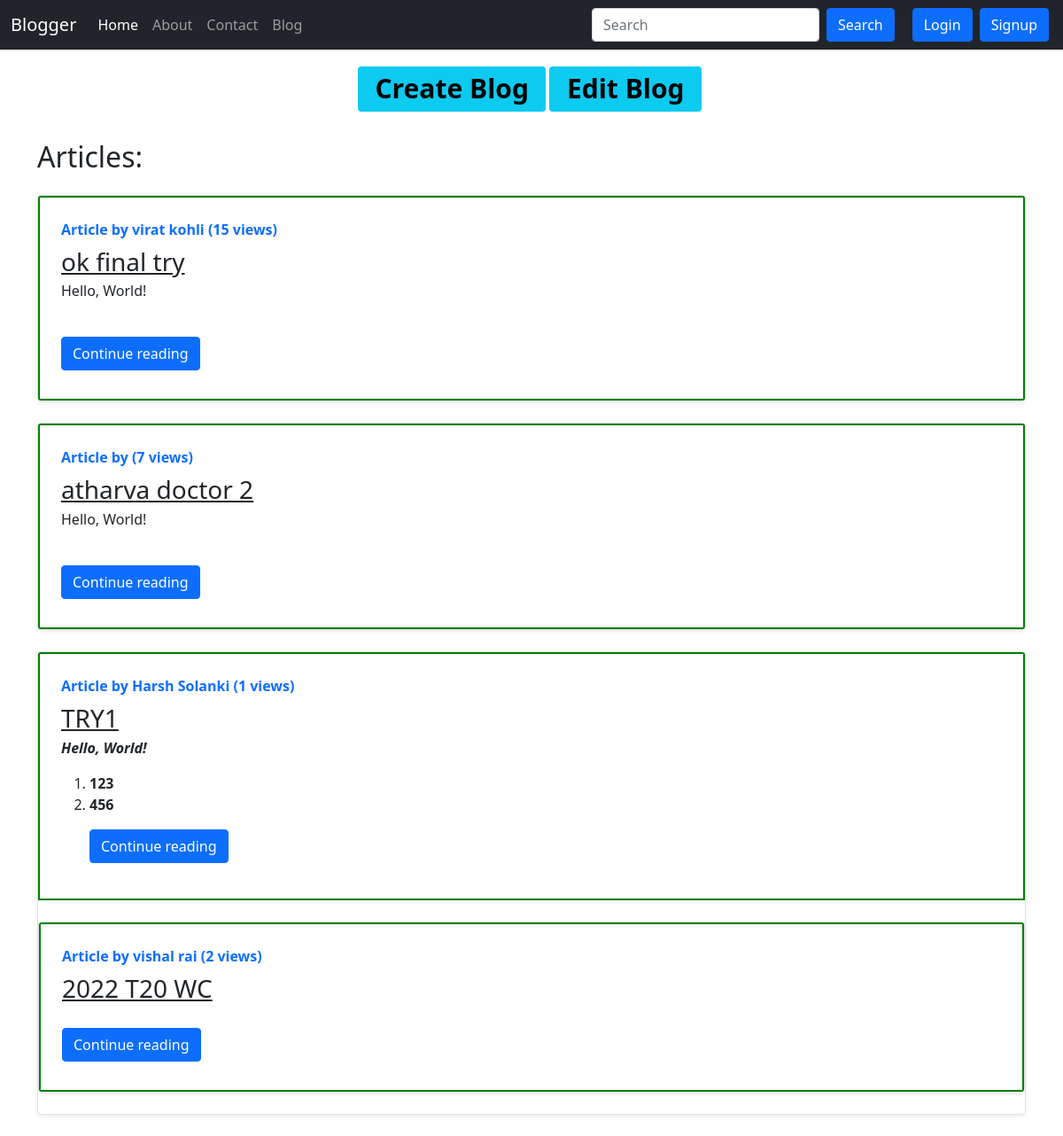
/blog/, run on an earlier commit of the app's database.
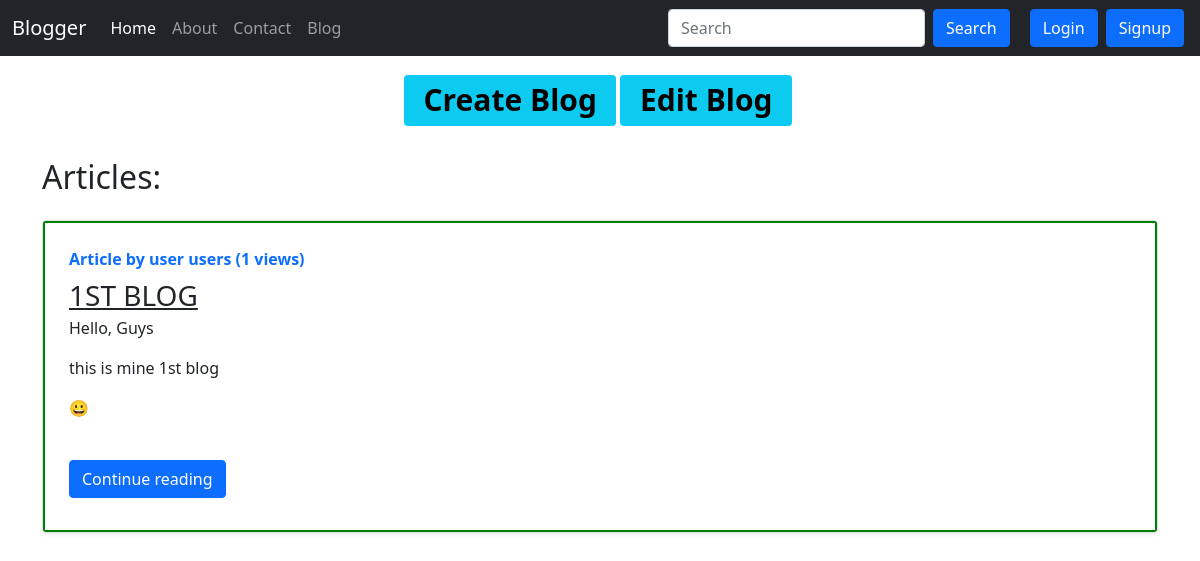
And on a later commit of the database.
### blog/models.py (models this page shows, shortened)
class Post(models.Model):
    sno = models.AutoField(primary_key=True)
    title = models.CharField(max_length=255)
    content = models.TextField()
    author = models.CharField(max_length=20)
    slug = models.CharField(max_length=130)
    views = models.IntegerField(default=0)
    timestamp = models.DateTimeField(blank=True)
    visibility = models.IntegerField(default=1)

### blog/views.py (the view)
# urls.py: path('', views.blogHome, name="blogHome"),
def blogHome(request):
    allPosts = Post.objects.filter(visibility=1)
    context = {
        'allPosts': allPosts,
    }
    return render(request, "blog/blogHome.html", context)

### templates/blog/blogHome.html (shortened to what this page needs)
{% extends 'base.html' %}
{% block blogactive %} active {% endblock blogactive %}
{% block body %}
<div class="d-flex justify-content-center">
  <h1 class="text-center mb-3 my-3"><span class="badge bg-info text-dark "><a href="blogCreate"
    style="text-decoration:none;color:black; ">Create Blog</a></span></h1>
  <h1 class="text-center mb-3 my-3 mx-1"><span class="badge bg-info text-dark "><a href="blogEdit"
              style="text-decoration:none;color:black; ">Edit Blog</a></span></h1>
</div>
<div class="container my-3">
    <h2>Articles:</h2>
    {% for post in allPosts %}
    <div class="row g-0 border rounded overflow-hidden flex-md-row my-4 shadow-sm h-md-250 position-relative" >
        <div class="col p-4 d-flex flex-column position-static" style="border:2px solid green;">
          <strong class="d-inline-block mb-2 text-primary">Article by {{ post.author }}  ({{post.views}} views)</strong>
          <h3 class="mb-0"><a class="text-dark" href="/blog/{{post.slug}}">{{ post.title }}</a></h3>
          <p class="card-text mb-auto"><div class='preview'>{{ post.content|safe| truncatechars:100 }}</div></p>
          <div class="my-2">
          <a href="/blog/{{post.slug}}" role="button" class="btn btn-primary">Continue reading</a>
          </div>
        </div>
      </div>
      {% endfor %}
</div>
{% endblock body %}

### templates/base.html (shortened to what this page needs)
<!doctype html>
<html lang="en">
<head>
  <link href="https://cdn.jsdelivr.net/npm/bootstrap@5.1.3/dist/css/bootstrap.min.css" rel="stylesheet"
>
  <link rel="stylesheet" href="https://cdnjs.cloudflare.com/ajax/libs/font-awesome/4.7.0/css/font-awesome.min.css">
</head>
<body>
  <nav class="navbar navbar-expand-lg navbar-dark bg-dark">
    <div class="container-fluid">
      <a class="navbar-brand" href="/">Blogger</a>
      <div class="collapse navbar-collapse" id="navbarSupportedContent">
        <ul class="navbar-nav me-auto mb-2 mb-lg-0">
          <li class="nav-item {% block homeactive %} {% endblock homeactive %}">
            <a class="nav-link active" aria-current="page" href="/">Home</a>
          </li>
          <li class="nav-item {% block aboutactive %} {% endblock aboutactive %}">
            <a class="nav-link" href="/about">About</a>
          </li>
          <li class="nav-item {% block contactactive %} {% endblock contactactive %}">
            <a class="nav-link" href="/contact">Contact</a>
          </li>
          <li class="nav-item {% block blogactive %} {% endblock blogactive %}">
            <a class="nav-link" href="/blog">Blog</a>
          </li>
        </ul>
        <form method="get" action="/search" class="d-flex my-2 my-lg-0 mx-3">
          <input class="form-control me-2" type="search" placeholder="Search" aria-label="Search" name="query"
            id="query">
          <button class="btn btn-primary " type="submit">Search</button>
        </form>
        {% if user.is_authenticated %}
        <ul class="navbar-nav ml-auto me-2">
          <li class="nav-item dropdown">
            <a class="nav-link dropdown-toggle" href="#" id="navbarDropdown" role="button" data-bs-toggle="dropdown" aria-expanded="false">
              Welcome {{request.user}}
            </a>
            <ul class="dropdown-menu" aria-labelledby="navbarDropdown">
              <li><a class="dropdown-item" href="/logout">Logout</a></li>
            </ul>
          </li>
        </ul>
        {% else %}
        <button type="button" class="btn btn-primary mx-1" data-bs-toggle="modal" data-bs-target="#loginModal">
          Login
        </button>
        <button type="button" class="btn btn-primary mx-1" data-bs-toggle="modal" data-bs-target="#signupModal">
          Signup
        </button>
        {% endif %}
      </div>
    </div>
  </nav>
  {% block body %}{% endblock body %}
</body>
</html>

What changed in the data, as far as the page shows it:
removed Post: author "virat kohli", views "15", title "ok final try", content "Hello, World!"
removed Post: views "7", title "atharva doctor 2", content "Hello, World!"
removed Post: author "Harsh Solanki", views "1", title "TRY1", content "Hello, World! 123 456"
removed Post: author "vishal rai", views "2", title "2022 T20 WC"
added Post: author "user users", views "1", title "1ST BLOG", content "Hello, Guys this is mine 1st blog 😀"
